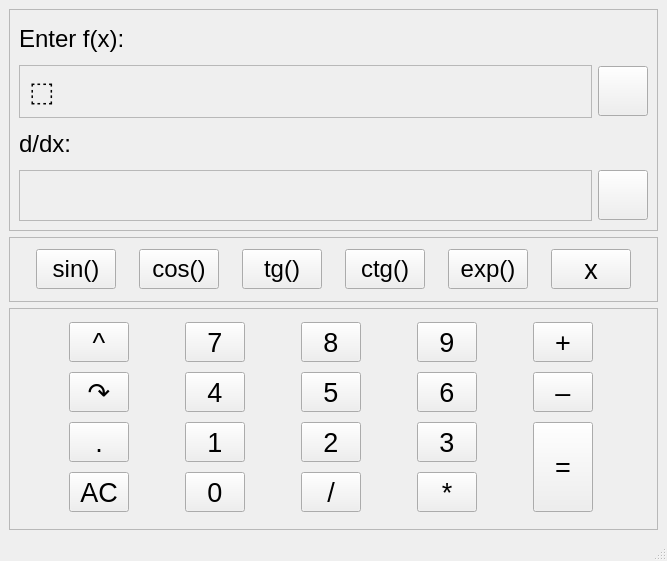
<?xml version="1.0" encoding="UTF-8"?>
<ui version="4.0">
 <class>MainWindow</class>
 <widget class="QMainWindow" name="MainWindow">
  <property name="geometry">
   <rect>
    <x>0</x>
    <y>0</y>
    <width>667</width>
    <height>561</height>
   </rect>
  </property>
  <property name="minimumSize">
   <size>
    <width>100</width>
    <height>80</height>
   </size>
  </property>
  <property name="sizeIncrement">
   <size>
    <width>0</width>
    <height>0</height>
   </size>
  </property>
  <property name="windowTitle">
   <string>MainWindow</string>
  </property>
  <widget class="QWidget" name="centralwidget">
   <layout class="QVBoxLayout" name="verticalLayout">
    <item>
     <widget class="QFrame" name="frame_1">
      <property name="maximumSize">
       <size>
        <width>16777215</width>
        <height>1000</height>
       </size>
      </property>
      <property name="frameShape">
       <enum>QFrame::StyledPanel</enum>
      </property>
      <property name="frameShadow">
       <enum>QFrame::Raised</enum>
      </property>
      <layout class="QGridLayout" name="gridLayout_2">
       <item row="2" column="0">
        <widget class="QLabel" name="label_2">
         <property name="maximumSize">
          <size>
           <width>16777215</width>
           <height>40</height>
          </size>
         </property>
         <property name="font">
          <font>
           <pointsize>18</pointsize>
          </font>
         </property>
         <property name="text">
          <string>d/dx:</string>
         </property>
        </widget>
       </item>
       <item row="1" column="0">
        <widget class="QFrame" name="enter_frame">
         <property name="maximumSize">
          <size>
           <width>16777215</width>
           <height>60</height>
          </size>
         </property>
         <property name="sizeIncrement">
          <size>
           <width>0</width>
           <height>40</height>
          </size>
         </property>
         <property name="frameShape">
          <enum>QFrame::StyledPanel</enum>
         </property>
         <property name="frameShadow">
          <enum>QFrame::Raised</enum>
         </property>
         <layout class="QHBoxLayout" name="horizontalLayout_3">
          <item>
           <widget class="QLabel" name="enter_label">
            <property name="font">
             <font>
              <pointsize>20</pointsize>
             </font>
            </property>
            <property name="text">
             <string>⬚</string>
            </property>
           </widget>
          </item>
         </layout>
        </widget>
       </item>
       <item row="5" column="0">
        <widget class="QFrame" name="frame">
         <property name="maximumSize">
          <size>
           <width>16777215</width>
           <height>60</height>
          </size>
         </property>
         <property name="sizeIncrement">
          <size>
           <width>0</width>
           <height>40</height>
          </size>
         </property>
         <property name="frameShape">
          <enum>QFrame::StyledPanel</enum>
         </property>
         <property name="frameShadow">
          <enum>QFrame::Raised</enum>
         </property>
         <layout class="QHBoxLayout" name="horizontalLayout_2">
          <item>
           <widget class="QLabel" name="result_label">
            <property name="maximumSize">
             <size>
              <width>16777215</width>
              <height>40</height>
             </size>
            </property>
            <property name="font">
             <font>
              <pointsize>20</pointsize>
             </font>
            </property>
            <property name="text">
             <string/>
            </property>
           </widget>
          </item>
         </layout>
        </widget>
       </item>
       <item row="1" column="1">
        <widget class="QPushButton" name="copy_func_butt">
         <property name="maximumSize">
          <size>
           <width>50</width>
           <height>50</height>
          </size>
         </property>
         <property name="text">
          <string/>
         </property>
         <property name="icon">
          <iconset theme="edit-copy"/>
         </property>
         <property name="iconSize">
          <size>
           <width>40</width>
           <height>40</height>
          </size>
         </property>
        </widget>
       </item>
       <item row="0" column="0">
        <widget class="QLabel" name="label_1">
         <property name="maximumSize">
          <size>
           <width>16777215</width>
           <height>40</height>
          </size>
         </property>
         <property name="font">
          <font>
           <pointsize>18</pointsize>
          </font>
         </property>
         <property name="text">
          <string>Enter f(x):</string>
         </property>
        </widget>
       </item>
       <item row="5" column="1">
        <widget class="QPushButton" name="copy_derivative_butt">
         <property name="maximumSize">
          <size>
           <width>50</width>
           <height>50</height>
          </size>
         </property>
         <property name="text">
          <string/>
         </property>
         <property name="icon">
          <iconset theme="edit-copy"/>
         </property>
         <property name="iconSize">
          <size>
           <width>40</width>
           <height>40</height>
          </size>
         </property>
        </widget>
       </item>
      </layout>
     </widget>
    </item>
    <item>
     <widget class="QFrame" name="frame_2">
      <property name="maximumSize">
       <size>
        <width>16777215</width>
        <height>65</height>
       </size>
      </property>
      <property name="sizeIncrement">
       <size>
        <width>0</width>
        <height>65</height>
       </size>
      </property>
      <property name="frameShape">
       <enum>QFrame::StyledPanel</enum>
      </property>
      <property name="frameShadow">
       <enum>QFrame::Raised</enum>
      </property>
      <layout class="QHBoxLayout" name="horizontalLayout">
       <item>
        <widget class="QPushButton" name="sin_butt">
         <property name="maximumSize">
          <size>
           <width>80</width>
           <height>40</height>
          </size>
         </property>
         <property name="font">
          <font>
           <pointsize>18</pointsize>
          </font>
         </property>
         <property name="text">
          <string>sin()</string>
         </property>
        </widget>
       </item>
       <item>
        <widget class="QPushButton" name="cos_butt">
         <property name="maximumSize">
          <size>
           <width>80</width>
           <height>40</height>
          </size>
         </property>
         <property name="font">
          <font>
           <pointsize>18</pointsize>
          </font>
         </property>
         <property name="text">
          <string>cos()</string>
         </property>
        </widget>
       </item>
       <item>
        <widget class="QPushButton" name="tg_butt">
         <property name="maximumSize">
          <size>
           <width>80</width>
           <height>40</height>
          </size>
         </property>
         <property name="font">
          <font>
           <pointsize>18</pointsize>
          </font>
         </property>
         <property name="text">
          <string>tg()</string>
         </property>
        </widget>
       </item>
       <item>
        <widget class="QPushButton" name="ctg_butt">
         <property name="maximumSize">
          <size>
           <width>80</width>
           <height>40</height>
          </size>
         </property>
         <property name="font">
          <font>
           <pointsize>18</pointsize>
          </font>
         </property>
         <property name="text">
          <string>ctg()</string>
         </property>
        </widget>
       </item>
       <item>
        <widget class="QPushButton" name="exp_butt">
         <property name="maximumSize">
          <size>
           <width>80</width>
           <height>40</height>
          </size>
         </property>
         <property name="font">
          <font>
           <pointsize>18</pointsize>
          </font>
         </property>
         <property name="text">
          <string>exp()</string>
         </property>
        </widget>
       </item>
       <item>
        <widget class="QPushButton" name="x_butt">
         <property name="maximumSize">
          <size>
           <width>80</width>
           <height>40</height>
          </size>
         </property>
         <property name="font">
          <font>
           <pointsize>20</pointsize>
          </font>
         </property>
         <property name="text">
          <string>x</string>
         </property>
        </widget>
       </item>
      </layout>
     </widget>
    </item>
    <item>
     <widget class="QFrame" name="frame_3">
      <property name="maximumSize">
       <size>
        <width>10000</width>
        <height>1000</height>
       </size>
      </property>
      <property name="baseSize">
       <size>
        <width>0</width>
        <height>1000</height>
       </size>
      </property>
      <property name="frameShape">
       <enum>QFrame::StyledPanel</enum>
      </property>
      <property name="frameShadow">
       <enum>QFrame::Raised</enum>
      </property>
      <layout class="QGridLayout" name="gridLayout">
       <item row="8" column="2">
        <widget class="QPushButton" name="dot_butt">
         <property name="maximumSize">
          <size>
           <width>60</width>
           <height>40</height>
          </size>
         </property>
         <property name="font">
          <font>
           <pointsize>20</pointsize>
          </font>
         </property>
         <property name="text">
          <string>.</string>
         </property>
        </widget>
       </item>
       <item row="9" column="8">
        <widget class="QPushButton" name="butt_0">
         <property name="maximumSize">
          <size>
           <width>60</width>
           <height>40</height>
          </size>
         </property>
         <property name="font">
          <font>
           <pointsize>20</pointsize>
          </font>
         </property>
         <property name="text">
          <string>0</string>
         </property>
        </widget>
       </item>
       <item row="4" column="12">
        <widget class="QPushButton" name="butt_9">
         <property name="maximumSize">
          <size>
           <width>60</width>
           <height>40</height>
          </size>
         </property>
         <property name="font">
          <font>
           <pointsize>20</pointsize>
          </font>
         </property>
         <property name="text">
          <string>9</string>
         </property>
        </widget>
       </item>
       <item row="4" column="14">
        <widget class="QPushButton" name="plus_butt">
         <property name="maximumSize">
          <size>
           <width>60</width>
           <height>40</height>
          </size>
         </property>
         <property name="font">
          <font>
           <pointsize>20</pointsize>
          </font>
         </property>
         <property name="text">
          <string>+</string>
         </property>
        </widget>
       </item>
       <item row="6" column="12">
        <widget class="QPushButton" name="butt_6">
         <property name="maximumSize">
          <size>
           <width>60</width>
           <height>40</height>
          </size>
         </property>
         <property name="font">
          <font>
           <pointsize>20</pointsize>
          </font>
         </property>
         <property name="text">
          <string>6</string>
         </property>
        </widget>
       </item>
       <item row="4" column="10">
        <widget class="QPushButton" name="butt_8">
         <property name="maximumSize">
          <size>
           <width>60</width>
           <height>40</height>
          </size>
         </property>
         <property name="font">
          <font>
           <pointsize>20</pointsize>
          </font>
         </property>
         <property name="text">
          <string>8</string>
         </property>
        </widget>
       </item>
       <item row="4" column="2">
        <widget class="QPushButton" name="pow_butt">
         <property name="maximumSize">
          <size>
           <width>60</width>
           <height>40</height>
          </size>
         </property>
         <property name="font">
          <font>
           <pointsize>20</pointsize>
          </font>
         </property>
         <property name="text">
          <string>^</string>
         </property>
        </widget>
       </item>
       <item row="8" column="8">
        <widget class="QPushButton" name="butt_1">
         <property name="maximumSize">
          <size>
           <width>60</width>
           <height>40</height>
          </size>
         </property>
         <property name="font">
          <font>
           <pointsize>20</pointsize>
          </font>
         </property>
         <property name="text">
          <string>1</string>
         </property>
        </widget>
       </item>
       <item row="4" column="8">
        <widget class="QPushButton" name="butt_7">
         <property name="maximumSize">
          <size>
           <width>60</width>
           <height>40</height>
          </size>
         </property>
         <property name="font">
          <font>
           <pointsize>20</pointsize>
          </font>
         </property>
         <property name="text">
          <string>7</string>
         </property>
        </widget>
       </item>
       <item row="8" column="10">
        <widget class="QPushButton" name="butt_2">
         <property name="maximumSize">
          <size>
           <width>60</width>
           <height>40</height>
          </size>
         </property>
         <property name="font">
          <font>
           <pointsize>20</pointsize>
          </font>
         </property>
         <property name="text">
          <string>2</string>
         </property>
        </widget>
       </item>
       <item row="8" column="12">
        <widget class="QPushButton" name="butt_3">
         <property name="minimumSize">
          <size>
           <width>0</width>
           <height>0</height>
          </size>
         </property>
         <property name="maximumSize">
          <size>
           <width>60</width>
           <height>40</height>
          </size>
         </property>
         <property name="font">
          <font>
           <pointsize>20</pointsize>
          </font>
         </property>
         <property name="text">
          <string>3</string>
         </property>
        </widget>
       </item>
       <item row="6" column="10">
        <widget class="QPushButton" name="butt_5">
         <property name="maximumSize">
          <size>
           <width>60</width>
           <height>40</height>
          </size>
         </property>
         <property name="font">
          <font>
           <pointsize>20</pointsize>
          </font>
         </property>
         <property name="text">
          <string>5</string>
         </property>
        </widget>
       </item>
       <item row="6" column="8">
        <widget class="QPushButton" name="butt_4">
         <property name="maximumSize">
          <size>
           <width>60</width>
           <height>40</height>
          </size>
         </property>
         <property name="font">
          <font>
           <pointsize>20</pointsize>
          </font>
         </property>
         <property name="text">
          <string>4</string>
         </property>
        </widget>
       </item>
       <item row="6" column="2">
        <widget class="QPushButton" name="to_ext_func_butt">
         <property name="maximumSize">
          <size>
           <width>60</width>
           <height>40</height>
          </size>
         </property>
         <property name="font">
          <font>
           <pointsize>20</pointsize>
           <italic>false</italic>
           <underline>false</underline>
           <strikeout>false</strikeout>
           <kerning>true</kerning>
          </font>
         </property>
         <property name="text">
          <string>↷</string>
         </property>
        </widget>
       </item>
       <item row="6" column="14">
        <widget class="QPushButton" name="minus_butt">
         <property name="maximumSize">
          <size>
           <width>60</width>
           <height>40</height>
          </size>
         </property>
         <property name="font">
          <font>
           <pointsize>20</pointsize>
          </font>
         </property>
         <property name="text">
          <string>–</string>
         </property>
        </widget>
       </item>
       <item row="8" column="14" rowspan="2">
        <widget class="QPushButton" name="enter_butt">
         <property name="minimumSize">
          <size>
           <width>0</width>
           <height>0</height>
          </size>
         </property>
         <property name="maximumSize">
          <size>
           <width>60</width>
           <height>100</height>
          </size>
         </property>
         <property name="font">
          <font>
           <pointsize>20</pointsize>
          </font>
         </property>
         <property name="text">
          <string>=</string>
         </property>
        </widget>
       </item>
       <item row="9" column="2">
        <widget class="QPushButton" name="AC_butt">
         <property name="maximumSize">
          <size>
           <width>60</width>
           <height>40</height>
          </size>
         </property>
         <property name="font">
          <font>
           <pointsize>20</pointsize>
          </font>
         </property>
         <property name="text">
          <string>AC</string>
         </property>
        </widget>
       </item>
       <item row="9" column="10">
        <widget class="QPushButton" name="division_butt">
         <property name="maximumSize">
          <size>
           <width>60</width>
           <height>40</height>
          </size>
         </property>
         <property name="font">
          <font>
           <pointsize>20</pointsize>
          </font>
         </property>
         <property name="text">
          <string>/</string>
         </property>
        </widget>
       </item>
       <item row="9" column="12">
        <widget class="QPushButton" name="multiply_butt">
         <property name="maximumSize">
          <size>
           <width>60</width>
           <height>40</height>
          </size>
         </property>
         <property name="font">
          <font>
           <pointsize>20</pointsize>
          </font>
         </property>
         <property name="text">
          <string>*</string>
         </property>
        </widget>
       </item>
      </layout>
     </widget>
    </item>
   </layout>
  </widget>
  <widget class="QStatusBar" name="statusbar"/>
 </widget>
 <resources/>
 <connections/>
</ui>
